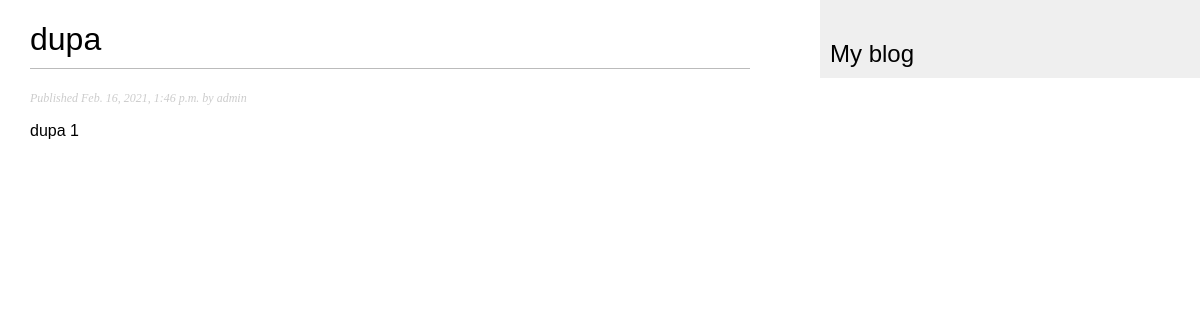
Before: /blog/2021/2/16/dupa/ with the older database file.
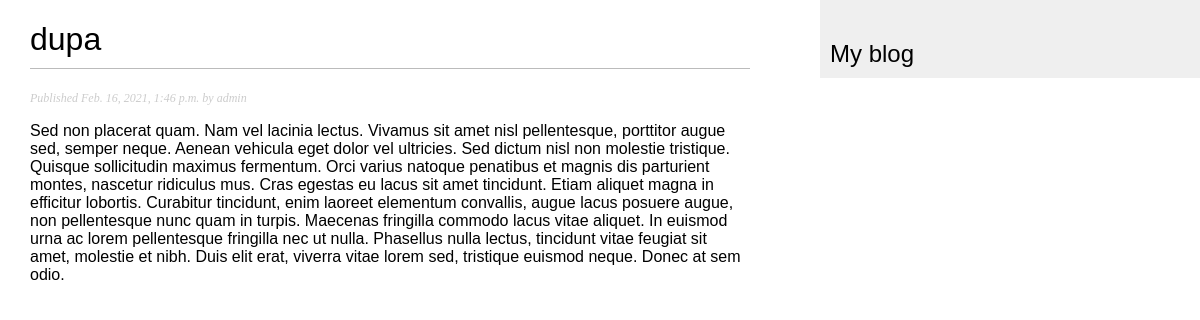
After: the same page with the newer database file.
### blog/models.py (models this page shows, shortened)
class Post(models.Model):
    STATUS_CHOICES = (
        ('draft', 'Draft'),
        ('published', 'Published'),
    )
    title = models.CharField(max_length=250)
    slug = models.SlugField(max_length=250, unique_for_date='publish')
    author = models.ForeignKey(User, on_delete=models.CASCADE, related_name='blog_posts')
    body = models.TextField()
    publish = models.DateTimeField(default=timezone.now)
    created = models.DateTimeField(auto_now_add=True)
    updated = models.DateTimeField(auto_now=True)
    status = models.CharField(max_length=10, choices=STATUS_CHOICES, default='draft')
    objects = models.Manager() # The default manager
    published = PublishedManager() # Custom manager
    class Meta:
        ordering = ('-publish',)

### blog/views.py (the view)
# urls.py: path('<int:year>/<int:month>/<int:day>/<slug:post>/', views.post_detail, name='post_detail'),
def post_detail(request, year, month, day, post):
    post = get_object_or_404(Post, slug=post, status='published', publish__year=year, publish__month=month, publish__day=day) # czy ma byc podwojne podkreslenie ?
    return render(request, 'blog/post/detail.html', {'post': post})

### blog/templates/blog/post/detail.html (shortened to what this page needs)
{% extends "blog/base.html" %}
{% block content %}
    <h1>{{ post.title }}</h1>
    <p class="date">
        Published {{ post.publish }} by {{ post.author }}
    </p>
    {{ post.body|linebreaks }}
{% endblock %}

Changed rows visible on the page:
changed Post "dupa": body "dupa 1" → "Sed non placerat quam. Nam vel lacinia lectus. Vivamus sit amet nisl pellentesque, porttitor augue sed, semper neque. Aenean vehicula eget dolor vel ultricies. Sed dictum nisl non molestie tristique. Quisque sollicitudin maximus fermentum. Orci varius natoque penatibus et magnis dis parturient montes, nascetur ridiculus mus. Cras egestas eu lacus sit amet tincidunt. Etiam aliquet magna in efficitur lobortis. Curabitur tincidunt, enim laoreet elementum convallis, augue lacus posuere augue, non pellentesque nunc quam in turpis. Maecenas fringilla commodo lacus vitae aliquet. In euismod urna ac lorem pellentesque fringilla nec ut nulla. Phasellus nulla lectus, tincidunt vitae feugiat sit amet,…"
